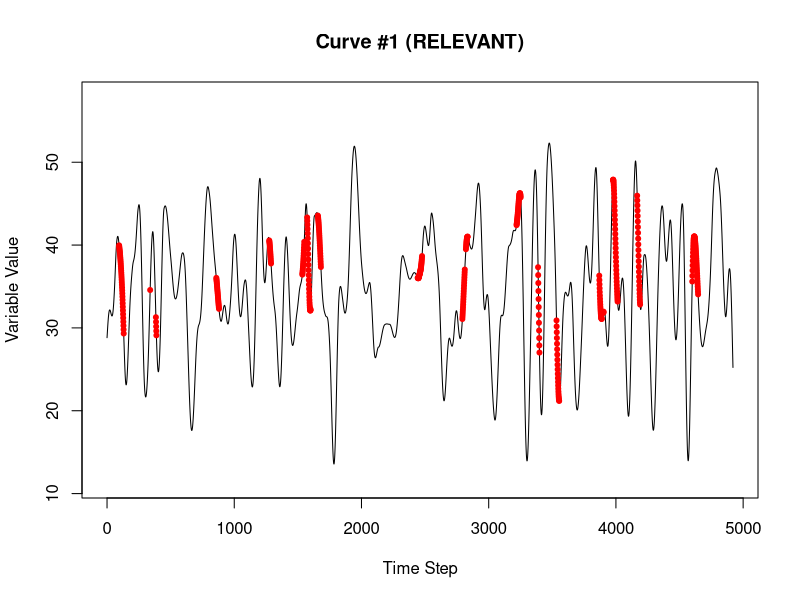
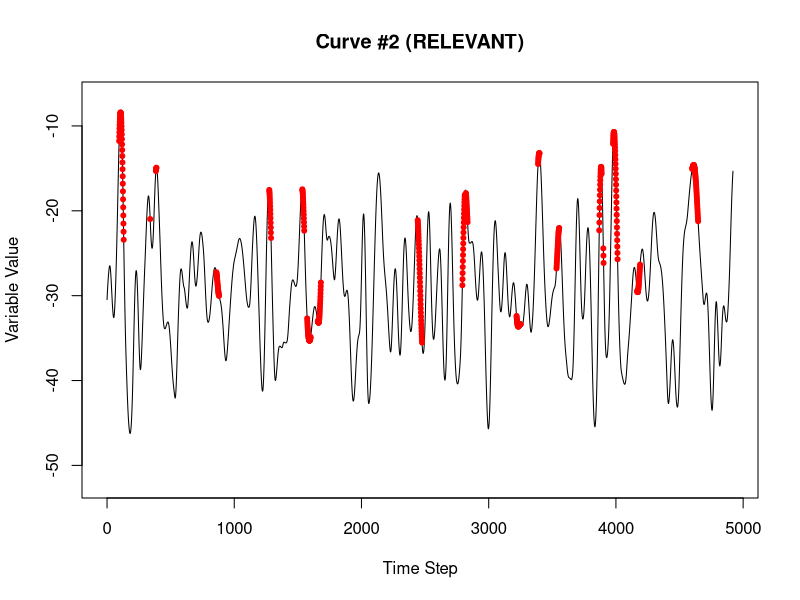
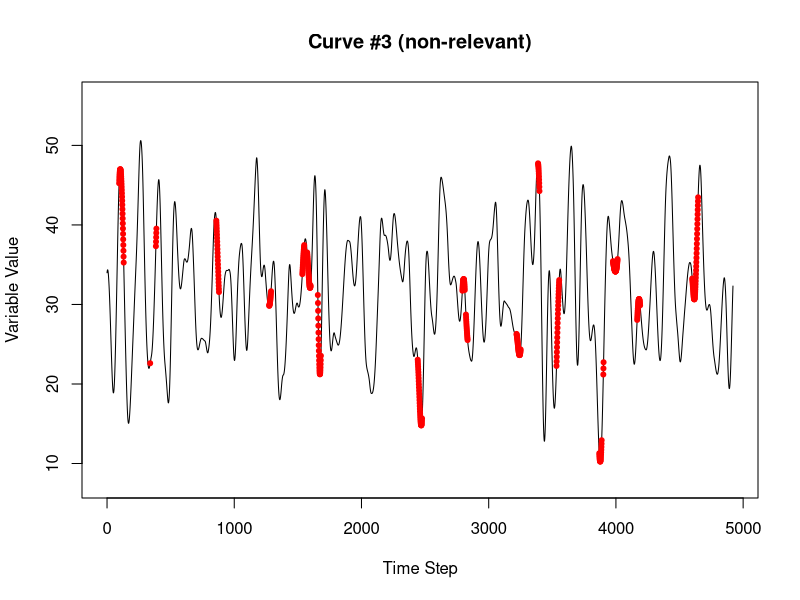
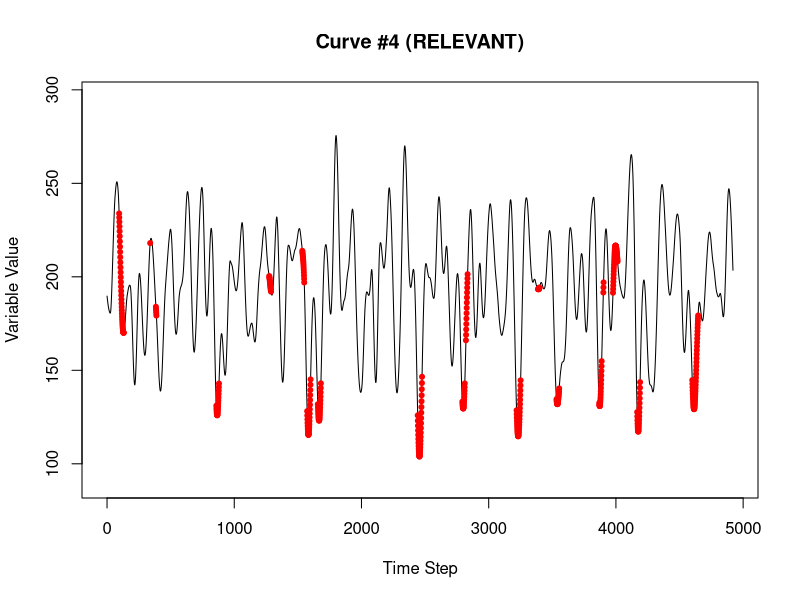
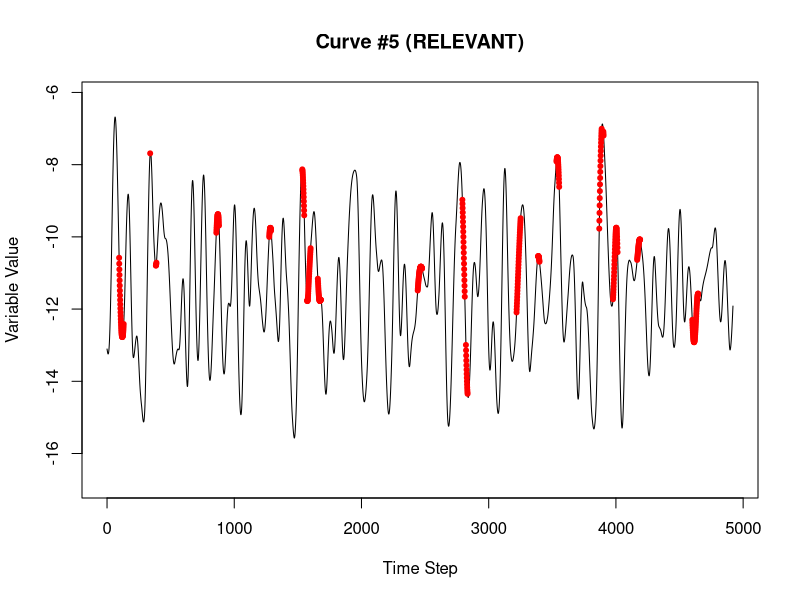
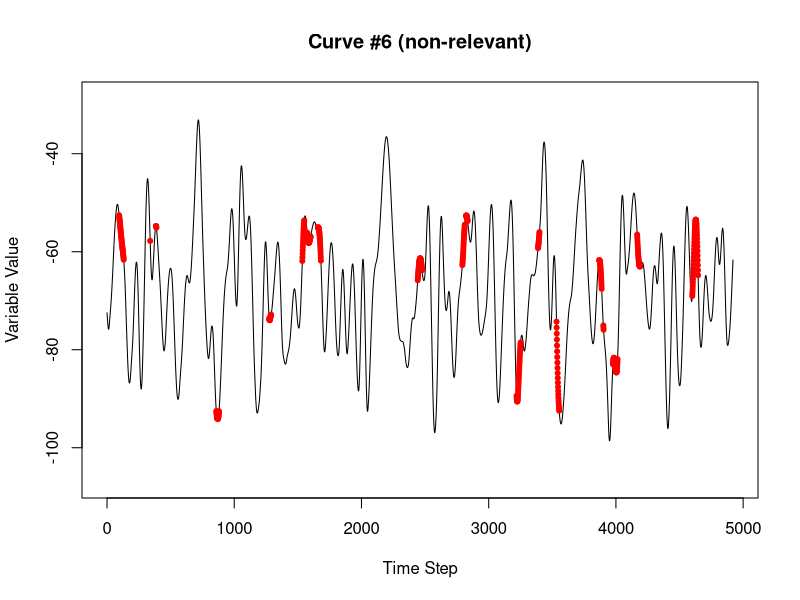
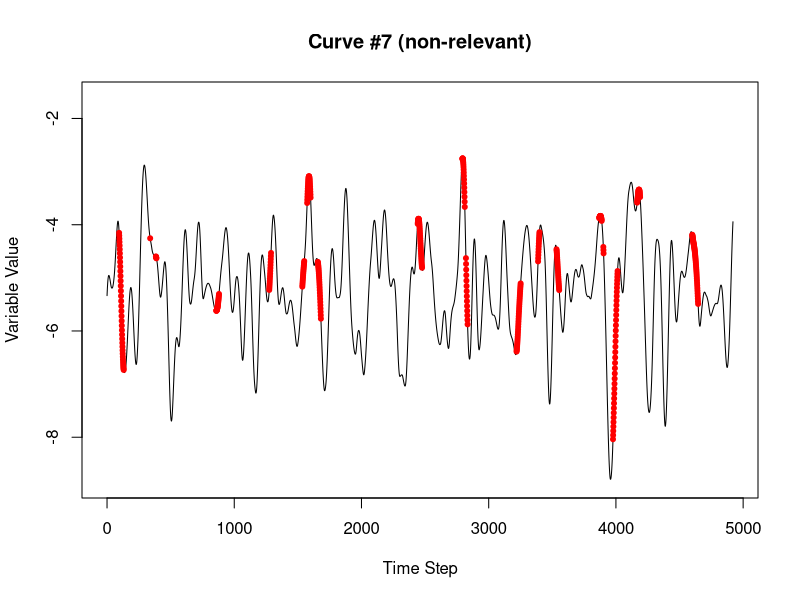
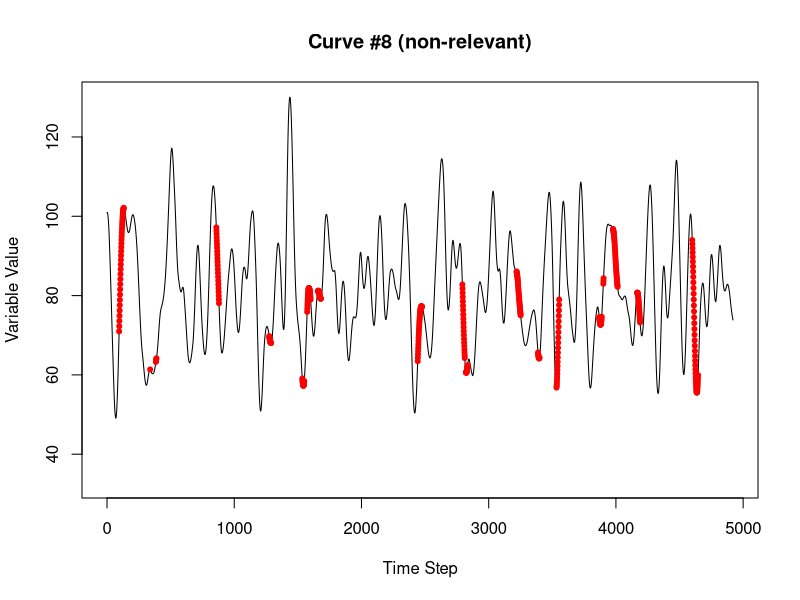

These charts were generated, in order, by the following R code:
library(dplyr)

# Executing this script will result in three data sets of interest:
# 1. dset       = the consolidated data set
# 2. dset_train = the training split of the consolidated data set
# 3. dset_test  = the test split of the consolidated data set
#
# NOTE: if it is desired to inspect the intermediate variables, comment out the
# last block, which removes all of the variables except the three listed above
# from the environment.


N          <- 100  # the number of RANDOM variables to generate
S          <- 10   # the number of superposed variables to generate
              # relevant variables vector (length must be smaller than "S" - not 5)
R          <- c(1, 2, 4, 5)  
              # whether the high & above or low & below or in-between thresholds
#               area is used
AB         <- c('a', 'a', 'b', 'b')
              # each group will be elements of an "or" clause, whereas each
#               element within the group will be considered an "and" clause
#               (the groups must be sequentially numbered from one)
gp         <- c(1, 1, 2, 2)
n          <- 40   # setting the number of cycles to generate
H          <- 10   # number of historical time steps to use for prediction
rseed      <- 1234 # the random seed for repeatability
train_fr   <- 0.7  # the fraction of the dataset used for the training portion of the data
              # the time displacements for the variables
disp       <- c(5, 10, 0, 3, 8, 0, 0, 0, 0, 0)#, 0, 0, 0, 0, 0, 0, 0, 0,
#                0, 0, 0, 0, 0, 0, 0)
thresh_a   <- .6    # threshold above which the result contributes to a TRUE
#                    example for 'a' curves
thresh_b   <- .5   # threshold below which the result contributes to a TRUE
#                    example for 'b' curves
                   # (as a fraction of the max)
                   # NOTE:  For the narrow range 'n', results that lie within
#                           the boundaries defined by 'a' and 'b' will
#                           contribute to a TRUE example.

# setting the seed
set.seed(rseed)

# generating a set of sinusoidal signals that vary randomly by frequency with ~n cycles
# to mimic real-world phenomena driven by unseen inputs that tend to generate values
# as a continuous function
SIG_SIN_RND <- lapply(1:N, FUN = function(x) {
  unlist(lapply(1:n, FUN = function(x) { sin(seq(90, 449, sample(5, 1))/(180/pi)) })) })
# clipping a random number of elements to ensure that the phase is random as well
nmin <- n*360+1
SIG_SIN_RND <- lapply(SIG_SIN_RND, function(x) { 
  r    <-  x[sample(72, 1):length(x)]
  nmin <<- ifelse(length(r) < nmin, length(r), nmin) 
  return(r)
  })
# clipping the lengths so that all data sets are equal and adding a random vertical shift
SIG_SIN_RND <- lapply(SIG_SIN_RND, function(x) { return(x[1:nmin] + sample(200,1)/100) })

# Generating a set of superposed signals that use the random sinusoidal signals as a base
# determining how many random variables to sample.  As with the real world, the variables
# that you choose to measure may have overlapping causal effects that also affect some
# of the other variables that you chose, so sampling the curves with replacement.
nfun <- N%/%S + 1
SIG_SUPPOS  <- list()
for (j in 1:S) {
  SIG_SUPPOS[[j]] <- SIG_SIN_RND[[sample(N,1)]]
  for (i in 1:nfun)
    SIG_SUPPOS[[j]] <- SIG_SUPPOS[[j]] + SIG_SIN_RND[[sample(N,1)]]
  # varying the magnitude of the result
  SIG_SUPPOS[[j]] <- (rnorm(1, sd = .05) + .02) * 100 * SIG_SUPPOS[[j]] 
  }

# setting time displacements in which each "event" occurs after the threshold is breached
# in the real world an even may not occur immediately after a condition is met, there may
# be a reaction time between meeting a condition and event commencement.  Possible Examples:
# 1) Price response for a shortage of production for a specific product. There is a certain
#    amount of inventory space for the product so vendors likely will not raise their prices
#    before they need to re-order.
# 2) Price response for shortage in production of a specific product precursor, that is, an
#    element of a product that that is required for product assembly, but which may have
#    substitutes available.  This means that multiple thresholds will need to be breached
#    in order to trigger a corresponding event.  And there may be a time displacement
#    associated with each threshold if a shortage in the preferred item causes cascading
#    shortages in the substitute items.
# 3) A safety incident that depends on several dangerous conditions occurring simultaneously
#    or in sequence.  A risk precursor that is measurable (say aggregate training levels)
#    may beget other conditions that take some time to materialize, thus creating a danger
#    signal if a certain sequence of measurable precursors occurs.
#

# constructing a version of the curves that is shifted forward according to the
# displacements vector so that the original time sequence can remain untouched
SS <- SIG_SUPPOS
for (r in R) 
  if (disp[r] > 0) SS[[r]] <- c(rep(0, disp[r]), SS[[r]][1:(length(SS[[r]])-disp[r])])

# superposing the relevant variables
posg = list() # the gth element of the "or" clause
# keeping track of the limits for comparison purposes later
limits <- list()
for (i in 1:length(R)) {
  g <- gp[i]
  if (length(posg) < g) {
    # initializing the vector elements if the posg list element does not yet
    # have data in it 
    posg[[g]] <- rep(TRUE, length(SS[[1]]))
    }
  r  <- R[i]
  if      (AB[i] == 'a') {
    posg[[g]] <- posg[[g]] &
      (SS[[r]] > (thresh_a*(max(SS[[r]]) - min(SS[[r]])) + min(SS[[r]])))
    limits[[i]] <-
      c((thresh_a*(max(SS[[r]]) - min(SS[[r]])) + min(SS[[r]])), max(SS[[r]]))
  }
  else if (AB[i] == 'b') {
    posg[[g]] <- posg[[g]] &
      (SS[[r]] < (thresh_b*(max(SS[[r]]) - min(SS[[r]])) + min(SS[[r]])))
    limits[[i]] <-
      c(min(SS[[r]]), (thresh_b*(max(SS[[r]]) - min(SS[[r]])) + min(SS[[r]])))
  }
  else if (AB[i] == 'n') {
    posg[[g]] <- posg[[g]] &
      (SS[[r]] < (thresh_b*(max(SS[[r]]) - min(SS[[r]])) + min(SS[[r]]))) &
      (SS[[r]] > (thresh_a*(max(SS[[r]]) - min(SS[[r]])) + min(SS[[r]])))
    limits[[i]] <- c((thresh_a*(max(SS[[r]]) - min(SS[[r]])) + min(SS[[r]])),
                     (thresh_b*(max(SS[[r]]) - min(SS[[r]])) + min(SS[[r]])))
  }
}
lnames <- paste0(paste0("V",R,"TM"),disp[R])
names(limits) <- lnames

# combine all of the 'and' clauses together with the 'or' clause
pos <- rep(FALSE, length(SS[[1]]))
# keeping track of which groups are contributing to which outcome - each group
# uses a bit in a 32 bit integer, and all of those integers are retained in a
# vector - used for testing strategies to deal with entangled data sets (those
# that have positive outcomes from multiple sources - each source is entangled
# with the others)
attrib <- rep(0, length(SS[[1]]))
for (g in 1:length(posg)) {
  pos    <- pos | posg[[g]]
  attrib <- attrib + 2 ^ ((g-1)*pos[[g]])
}

time_steps <- which(pos)

# plotting the curves
for (i in 1:S) {
  srelev <- ifelse(i %in% R, "RELEVANT", "non-relevant")
  xvals  <- 0:(length(SIG_SUPPOS[[i]]) - 1)
  plot(xvals, SIG_SUPPOS[[i]], xlab = "Time Step", ylab = "Variable Value",
       main = sprintf("Curve #%d (%s)", i, srelev), type = "l", col = "black",
       ylim = c(mean(SIG_SUPPOS[[i]]) - 0.6*(max(abs(SIG_SUPPOS[[i]])) - min(abs(SIG_SUPPOS[[i]]))), 
                mean(SIG_SUPPOS[[i]]) + 0.6*(max(abs(SIG_SUPPOS[[i]])) - min(abs(SIG_SUPPOS[[i]])))))

  points(xvals[time_steps], SIG_SUPPOS[[i]][time_steps], col = "red", pch = 20)
}


# assembling the positive examples for each variable
# getting the indices of the positive examples
pos_indices  <- (1:nmin)[time_steps]
pos_indices  <- pos_indices[pos_indices > H]
# getting H number of historical time steps prior to the positive event
for (i in 1:S) {
  pos_hist     <- t(sapply(pos_indices, FUN = function(x)
    { return(SIG_SUPPOS[[i]][(x-H):x]) }))
  colnames(pos_hist) <- paste0("V",as.character(i),"TM", as.character(H:0))
  if (i == 1) pos_examples <- pos_hist
  if (i >  1) pos_examples <- cbind(pos_examples, pos_hist)
}
pos_examples <- data.frame(pos_examples)
pos_examples$INDC <- TRUE
pos_examples$X    <- pos_indices

# assembling the negative examples for each variable
# getting the indices of the negative examples
neg_indices  <- (1:nmin)[-time_steps]
# eliminating any that have H or less historical time steps preceding them
neg_indices  <- neg_indices[neg_indices > H]
# getting H number of historical time steps prior to the positive event
for (i in 1:S) {
  neg_hist     <- t(sapply(neg_indices, FUN = function(x)
    { return(SIG_SUPPOS[[i]][(x-H):x]) }))
  colnames(neg_hist) <- paste0("V",as.character(i),"TM", as.character(H:0))
  if (i == 1) neg_examples <- neg_hist
  if (i >  1) neg_examples <- cbind(neg_examples, neg_hist)
}

neg_examples <- data.frame(neg_examples)
neg_examples$INDC <- FALSE
neg_examples$X    <- neg_indices

dset   <- rbind(pos_examples, neg_examples)
dset   <- arrange(dset, X)

curve_data <- list(relev = R, thresh_a = thresh_a, thresh_b = thresh_b, disp = disp,
                   SIG_SIN_RND = SIG_SIN_RND, SIG_SUPPOS = SIG_SUPPOS,
                   time_steps = time_steps, dset = dset)

dset_train <- dset[sample(dim(dset)[1], train_fr*dim(dset)[1]),]
temp       <- dset[!(dset$X %in% dset_train$X),]
dset_dev   <- temp[sample(dim(temp)[1], 0.5*dim(temp)[1]),]
dset_test  <- temp[!(temp$X %in% dset_dev$X),]

limlist    <- list()
for (i in 0:H) limlist[[i+1]] <- c(0,0)
all_limits <- list()
for (i in 1:S) {
  all_limits[[i]] <- limlist
  names(all_limits[[i]]) <- paste0(paste0("V",i,"TM"),0:H)

  prefix <- paste0("V",i,"TM")
  for (j in 0:H)
    all_limits[[i]][[j+1]] <- c(min(dset_train[,paste0(prefix,j)][dset_train$INDC]),
                                max(dset_train[,paste0(prefix,j)][dset_train$INDC]))
  
  in_this_list <- names(limits)[names(limits) %in% names(all_limits[[i]])]
  if (length(in_this_list) > 0) {
    all_limits[[i]][in_this_list] <- limits[in_this_list]
  }
}
names(all_limits) <- paste0("V",c(1:S),"TM")

# CLEAN-UP
# (if you wish to inspect the intermediate variables, comment out this block)

rm(list=c("all_limits", "curve_data", "limits", "limlist", "neg_examples",
          "neg_hist", "pos_examples", "pos_hist", "posg", "SIG_SIN_RND",
          "SIG_SUPPOS", "SS", "AB", "attrib", "disp", "g", "gp", "H", "i",
          "in_this_list", "j", "lnames", "n", "N", "neg_indices", "nfun",
          "nmin", "pos", "pos_indices", "prefix", "r", "R", "rseed", "S",
          "srelev", "thresh_a", "thresh_b", "time_steps", "train_fr", "xvals"))